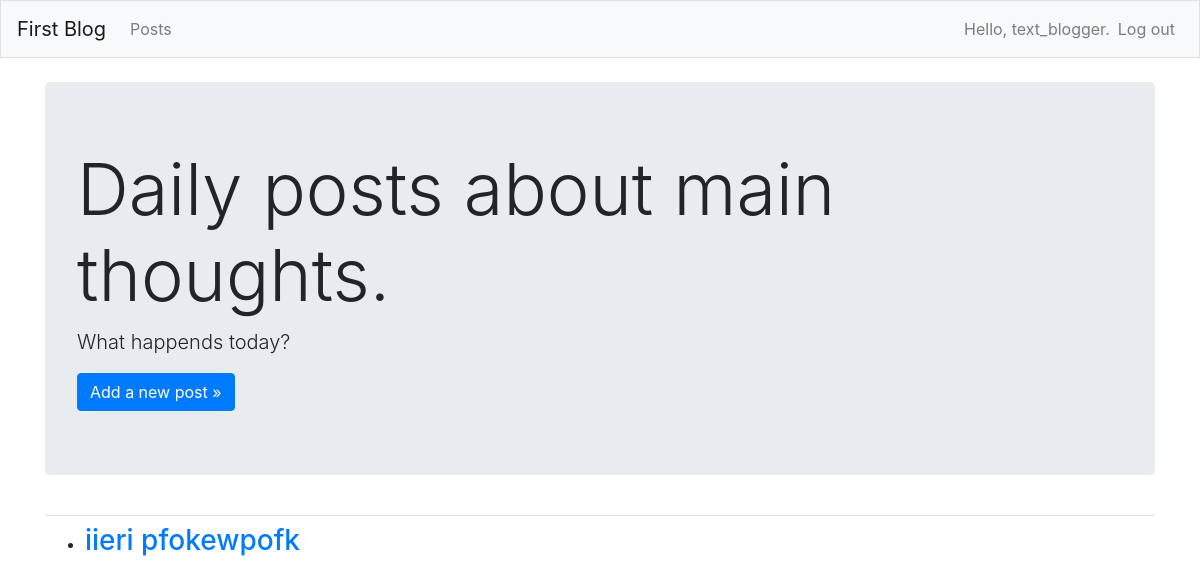
The app's page / (signed in), older data.
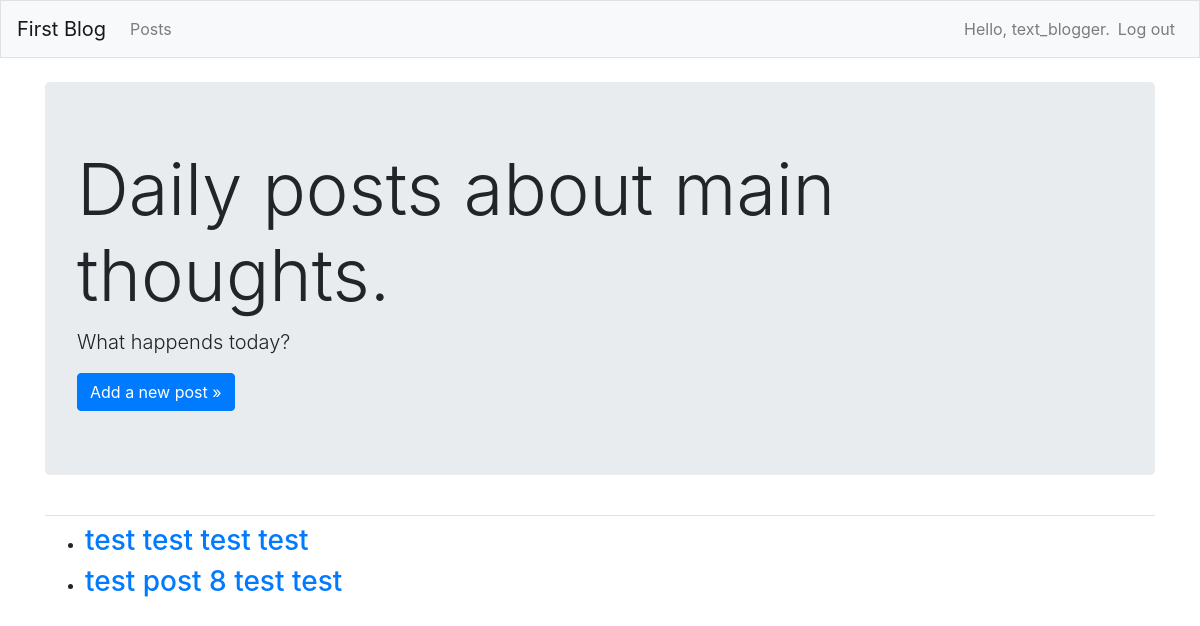
The same page, newer data.
### first_blog/models.py (models this page shows)
class BlogPost(models.Model):
    title = models.CharField(max_length=150)
    text = models.TextField()
    date_added = models.DateTimeField(auto_now_add=True)
    owner = models.ForeignKey(User, on_delete=models.CASCADE)
    def __str__(self):
        return f"{self.title}\n{self.text}"

### first_blog/views.py (the view)
# urls.py: path('', views.index, name='index'),
def index(request):
    posts = BlogPost.objects.filter(owner=request.user).order_by('date_added')
    context = {'posts': posts}
    return render(request, 'first_blog/index.html', context)
    if BlogPost.owner != request.user:
        raise Http404
    else:
        return request

### first_blog/templates/first_blog/index.html
{% extends "first_blog/base.html" %}
{% block page_header %}
  <div class="jumbotron">
    <h1 class="display-3">Daily posts about main thoughts.</h1>
    <p class="lead">What happends today? </p>
    <a class="btn btn-lg, btn-primary" href="{% url 'first_blog:new_post' %}"
      role="button">Add a new post &raquo;</a>
  </div>
{% endblock page_header %}
{% block content %}
    <ul>
      {% for post in posts %}
        <li><h3>
          <a href="{% url 'first_blog:post' post.id %}">{{ post }}</a>
        </h3></li>
      {% empty %}
        <li><h3>No posts have been added yet.</h3></li>
      {% endfor %}
    </ul>
  {% endblock content %}

Row changes from the older to the newer data that the page shows:
changed BlogPost: title+text "iieri pfokewpofk" → "test test test test"
added BlogPost: title+text "test post 8 test test"
